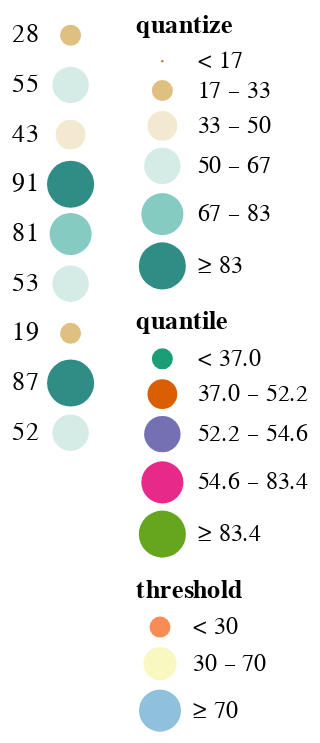

Here is the Vega-Lite specification saved for this chart:
### Vega specification from a JSON file in a GitHub repository (floating-point values rounded to 4 significant figures)
{"$schema": "https://vega.github.io/schema/vega/v4.json", "padding": 5, "autosize": "pad", "width": 20, "height": 200, "data": [{"name": "source", "values": [{"a": "A", "b": 28}, {"a": "B", "b": 55}, {"a": "C", "b": 43}, {"a": "D", "b": 91}, {"a": "E", "b": 81}, {"a": "F", "b": 53}, {"a": "G", "b": 19}, {"a": "H", "b": 87}, {"a": "I", "b": 52}], "format": {"type": "json", "parse": {"b": "number"}}}], "scales": [{"name": "quantize", "type": "quantize", "range": [1, 80, 160, 240, 320, 400], "domain": {"data": "source", "field": "b"}, "zero": true, "nice": true}, {"name": "colorQuantize", "type": "quantize", "range": {"scheme": "brownbluegreen", "count": 6}, "domain": {"data": "source", "field": "b"}, "zero": true, "nice": true}, {"name": "quantile", "type": "quantile", "range": [80, 160, 240, 320, 400], "domain": {"data": "source", "field": "b"}}, {"name": "colorQuantile", "type": "quantile", "range": {"scheme": "dark2", "count": 5}, "domain": {"data": "source", "field": "b"}}, {"name": "threshold", "type": "threshold", "range": [80, 200, 320], "domain": [30, 70]}, {"name": "colorThreshold", "type": "threshold", "range": {"scheme": "redyellowblue"}, "domain": [30, 70]}, {"name": "yscale", "type": "band", "range": [10, {"signal": "height"}], "domain": {"data": "source", "field": "a"}}], "legends": [{"size": "quantize", "fill": "colorQuantize", "title": "quantize"}, {"size": "quantile", "fill": "colorQuantile", "title": "quantile"}, {"size": "threshold", "fill": "colorThreshold", "title": "threshold"}], "marks": [{"name": "marks", "type": "symbol", "from": {"data": "source"}, "encode": {"update": {"x": {"value": 10}, "y": {"scale": "yscale", "field": "a"}, "size": {"scale": "quantize", "field": "b"}, "fill": {"scale": "colorQuantize", "field": "b"}, "strokeWidth": {"value": 1.5}}}}, {"type": "text", "from": {"data": "source"}, "encode": {"update": {"x": {"value": -15}, "y": {"scale": "yscale", "field": "a"}, "text": {"field": "b"}, "baseline": {"value": "middle"}}}}]}
